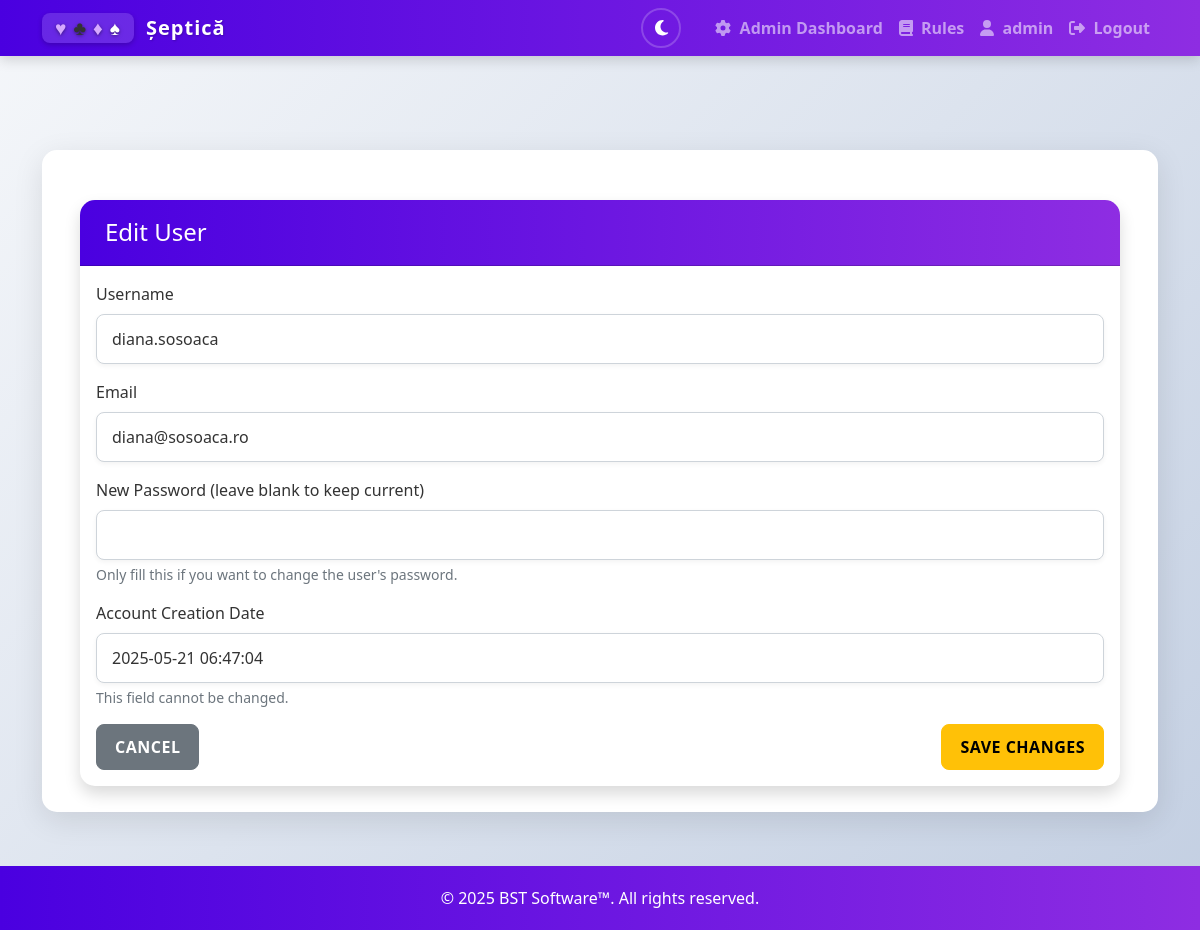
The app's page /admin/user/10/edit (signed in), older data.
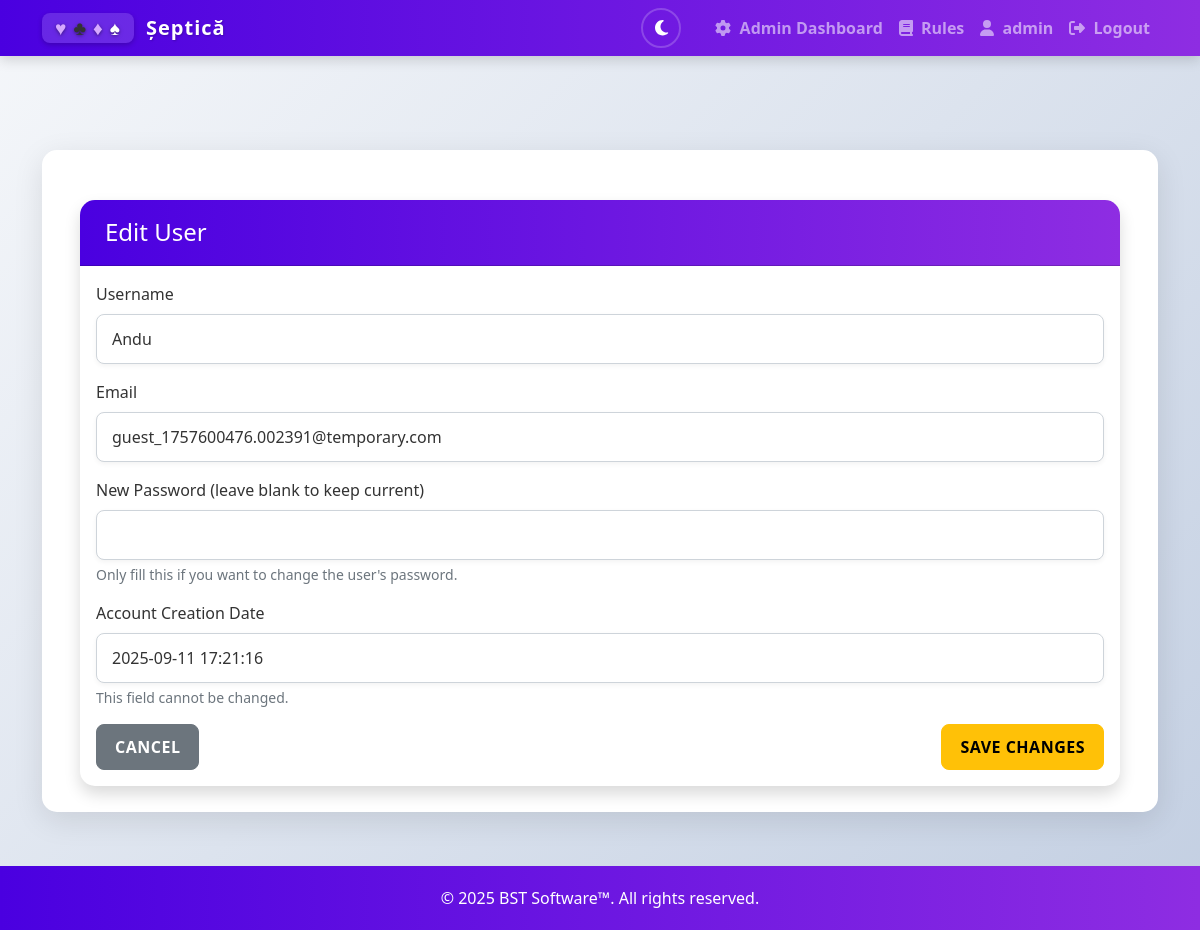
The same page, newer data.
### app.py (models this page shows, shortened)
class User(db.Model, UserMixin):
    id = db.Column(db.Integer, primary_key=True)
    username = db.Column(db.String(80), unique=True, nullable=False)
    email = db.Column(db.String(120), unique=True, nullable=False)
    password = db.Column(db.String(200), nullable=False)
    created_at = db.Column(db.DateTime, default=datetime.utcnow)
    is_admin = db.Column(db.Boolean, default=False)
    lobby_players = db.relationship('LobbyPlayer', back_populates='user', cascade='all, delete-orphan')

### app.py (the view, shortened to what this page needs)
@application.route('/admin/user/<int:user_id>/edit', methods=['GET', 'POST'])
def admin_edit_user(user_id):
    if not session.get('is_admin', False):
        flash('You do not have permission to access this page!', 'error')
        return redirect(url_for('lobbies'))
    try:
        user = User.query.get_or_404(user_id)
        if user.is_admin:
            flash('Cannot edit admin user!', 'error')
            return redirect(url_for('admin_users'))
        return render_template('admin_edit_user.html', user=user)
    except Exception as e:
        logger.error(f"Error editing user: {e}")
        flash('An error occurred while editing user.', 'error')
        return redirect(url_for('admin_users'))

### app.py (called while the page is built)
@login_manager.user_loader
def load_user(user_id):
    return User.query.get(int(user_id))

### templates/admin_edit_user.html (shortened to what this page needs)
{% extends "base.html" %}
{% block content %}
<div class="container mt-4">
    <div class="card shadow">
        <div class="card-header bg-warning">
            <h4 class="mb-0">Edit User</h4>
        </div>
        <div class="card-body">
            <form method="POST" action="{{ url_for('admin_edit_user', user_id=user.id) }}">
                <div class="mb-3">
                    <label for="username" class="form-label">Username</label>
                    <input type="text" class="form-control" id="username" name="username" value="{{ user.username }}" required>
                </div>
                <div class="mb-3">
                    <label for="email" class="form-label">Email</label>
                    <input type="email" class="form-control" id="email" name="email" value="{{ user.email }}" required>
                </div>
                <div class="mb-3">
                    <label for="password" class="form-label">New Password (leave blank to keep current)</label>
                    <input type="password" class="form-control" id="password" name="password">
                    <div class="form-text">Only fill this if you want to change the user's password.</div>
                </div>
                <div class="mb-3">
                    <label class="form-label">Account Creation Date</label>
                    <input type="text" class="form-control" value="{{ user.created_at.strftime('%Y-%m-%d %H:%M:%S') }}" readonly>
                    <div class="form-text">This field cannot be changed.</div>
                </div>
                <div class="d-flex justify-content-between">
                    <a href="{{ url_for('admin_user_details', user_id=user.id) }}" class="btn btn-secondary">Cancel</a>
                    <button type="submit" class="btn btn-warning">Save Changes</button>
                </div>
            </form>
        </div>
    </div>
</div>
{% endblock %}

Row changes from the older to the newer data that the page shows:
changed User: username "diana.sosoaca" → "Andu"; email "diana@sosoaca.ro" → "guest_1757600476.002391@temporary.com"; created_at "2025-05-21 06:47:04" → "2025-09-11 17:21:16"
